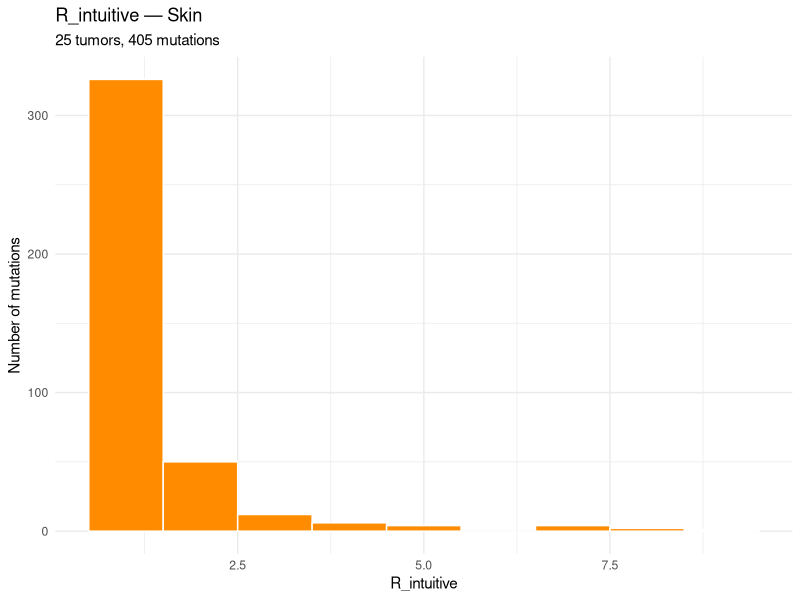

R code for this plot:
# R_intuitive histogram for Skin tumors with InsDel_H activity

library(ggplot2)
library(here)

df <- read.csv(
  here::here("code_for_internal_exploration/indel_deep_dive/deep_dive_H.csv")
)

skin <- df[df$cancer_type == "Skin" & !is.na(df$R_intuitive), ]
skin_exp <- skin[rep(seq_len(nrow(skin)), skin$count), ]
n_tumors <- length(unique(skin$tumor_id))

p <- ggplot(skin_exp, aes(x = R_intuitive)) +
  geom_histogram(binwidth = 1, fill = "darkorange", color = "white") +
  labs(
    title = "R_intuitive — Skin",
    subtitle = paste0(n_tumors, " tumors, ", nrow(skin_exp), " mutations"),
    x = "R_intuitive",
    y = "Number of mutations"
  ) +
  theme_minimal()

out <- here::here(
  "code_for_internal_exploration/indel_deep_dive",
  "R_intuitive_skin.pdf"
)
pdf(out, width = 8, height = 5)
print(p)
dev.off()
message("Wrote ", out)
